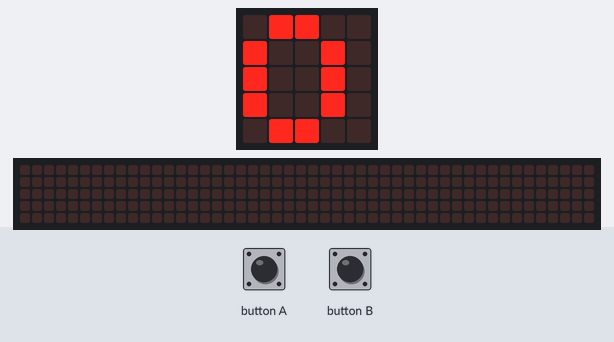
The program below on a simulated Calliope mini (MakeCode). On the bench: the board's 5×5 LED display, a strip that is not on the board, showing the scrolling text unrolled. The test bench sets the inputs (shaded band). The 48×5 strip is a reading aid, not a part: it shows the text the display is scrolling, unrolled, one strip-width of it at a time.

Above: at 1.2 s.
1.3 s: button B pressed for 0.15 s
At 1.92 s:
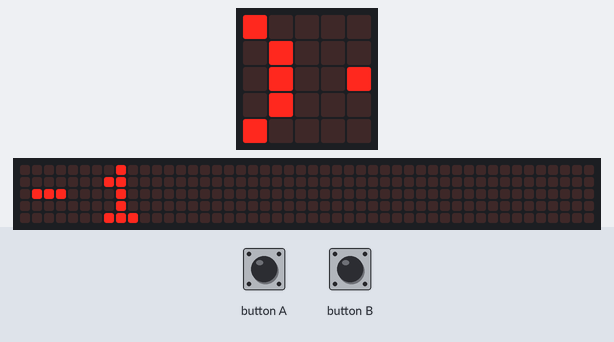
2.0 s: button A pressed for 0.15 s
2.7 s: button A pressed for 0.15 s
3.4 s: button B pressed for 0.15 s
At 4.9 s:
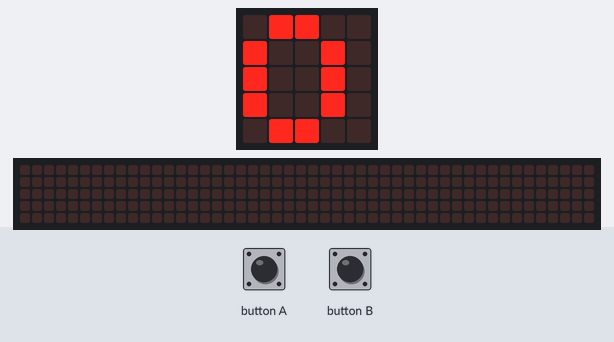
Timing chart, 0 to 6.4 s (numbered marks = the images above; inputs shaded):
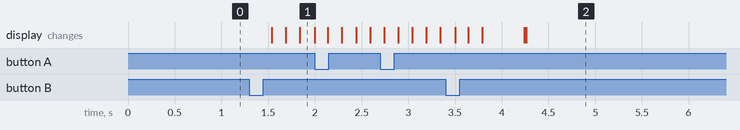

The program:

main.ts
```typescript
input.onButtonEvent(Button.A, input.buttonEventClick(), function () {
    Zahl = Zahl + 1
})
input.onButtonEvent(Button.B, input.buttonEventClick(), function () {
    Zahl = Zahl - 1
})
let Zahl = 0
Zahl = 0
basic.forever(function () {
    basic.showString("" + (Zahl))
})
```

test.ts
```typescript
// Hier kann man Tests durchführen; diese Datei wird nicht kompiliert, wenn dieses Paket als Erweiterung verwendet wird.
```

Measured:
- after the input at 1.3 s, the display: first changes after 0.24 s (image 1 shows a later state)
